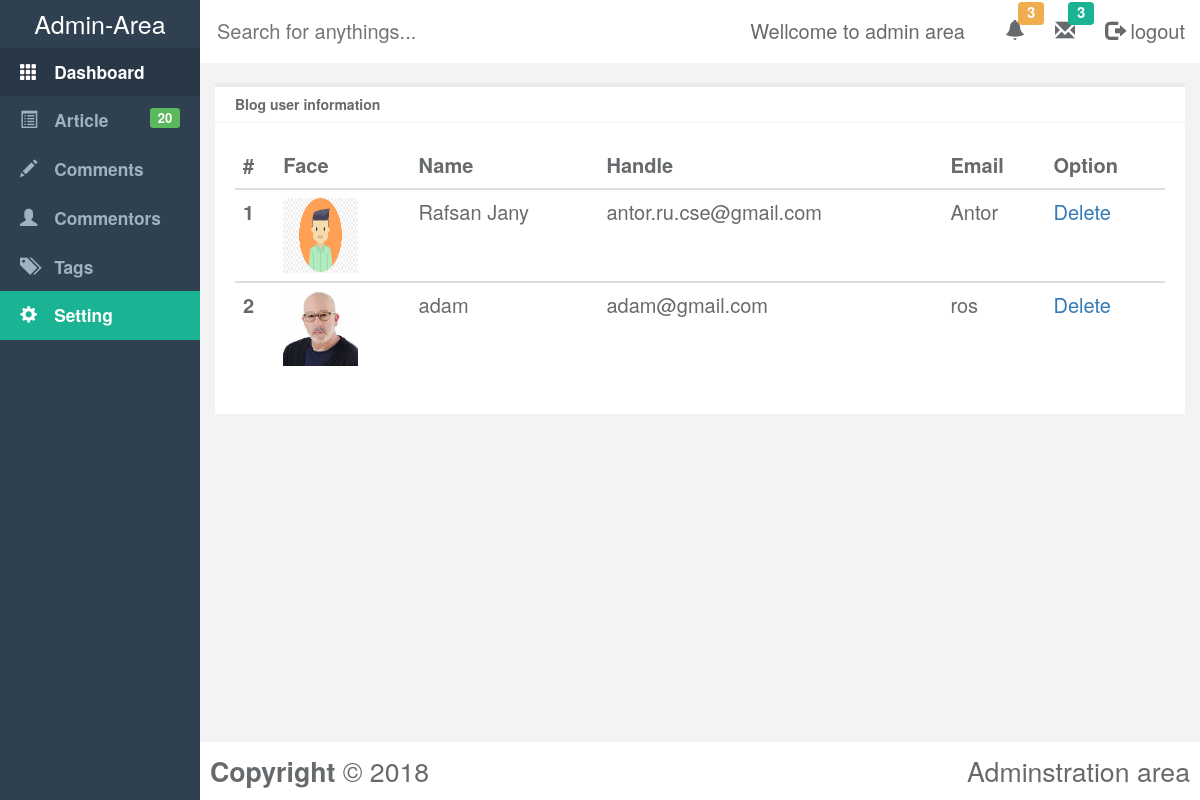
Screenshot of /admin/user.php with the database file from the repository.
### tables this page shows
CREATE TABLE `user` (
  `id` int(11) NOT NULL,
  `name` varchar(255) NOT NULL,
  `username` varchar(255) NOT NULL,
  `image` text NOT NULL,
  `email` varchar(255) NOT NULL,
  `password` varchar(255) NOT NULL
);

### lib/Database.php (called while the page is built, shortened)
<?php
	class Database{
		public $host = DB_HOST;
		public $username = DB_USER;
		public $password = DB_PASS;
		public $db_name = DB_NAME;
		public $link;
		private function connect(){
			$this->link = new mysqli($this->host,$this->username,$this->password,$this->db_name);
		}
		public function select($query){
			$result = $this->link->query($query) or die($this->link->error.__LINE__);
			if($result->num_rows > 0){
				return $result;
			}
			else{
				return false;
			}
		}
	}
?>

### admin/user.php (the view, shortened to what this page needs)
<?php
  include '../lib/Database.php';
  $db = new Database();
  $query = "SELECT * from user";
  $users = $db->select($query);
  $no = 1;
?>
<!DOCTYPE html>
<html lang="en">
<head>
    <link href="../css/bootstrap.css" rel="stylesheet">
    <link rel="stylesheet" type="text/css" href="css/default.css">
  </head>
  <body>
      <div class="container-fluid display-table">
        <div class="row display-table-row">
          <div class="col-md-2 col-sm-1 hidden-xs display-table-cell valign-top" id="side-menu" >
            <h1 class="hidden-xs hidden-sm">Admin-Area</h1>
            <ul>
              <li class="link active">
                <a href="index.php">
                  <span class="glyphicon glyphicon-th" aria-hidden="true"></span>
                  <span class="hidden-xs hidden-sm">Dashboard</span>
                </a>
              </li>
              <li class="link">
                  <a href="#collapse-post" data-toggle="collapse" aria-controls="collapse-post">
                    <span class="glyphicon glyphicon-list-alt" aria-hidder="true"></span>
                    <span class="hidden-xs hidden-sm">Article</span>
                    <span class="label label-success pull-right hidden-sm hidden-xs">20<span>
                  </a>
              </li>
              <li class="link">
                  <a href="#collapse-comment" data-toggle="collapse" aria-controls="collapse-comment">
                    <span class="glyphicon glyphicon-pencil" aria-hidder="true"></span>
                    <span class="hidden-xs hidden-sm">Comments</span>
                  </a>
              </li>
              <li class="link">
                <a href="commentors.html">
                  <span class="glyphicon glyphicon-user" aria-hidden="true"></span>
                  <span class="hidden-xs hidden-sm">Commentors</span>
                </a>
              </li>
              <li class="link">
                <a href="tags.html">
                  <span class="glyphicon glyphicon-tags" aria-hidden="true"></span>
                  <span class="hidden-xs hidden-sm">Tags</span>
                </a>
              </li>
              <li class="link settings-btn">
                <a href="setting.html">
                  <span class="glyphicon glyphicon-cog" aria-hidden="true"></span>
                  <span class="hidden-xs hidden-sm">Setting</span>
                </a>
              </li>
            </ul>
          </div>
          <div class="col-md-10 col-sm-11 display-table-cell valign-top">
             <div class="row">
                <header class="clearfix" id="nav-header">
                  <div class="col-md-5">
                    <input type="text" class="hidden-sm hidden-xs" id="header-search-field" name="" placeholder="Search for anythings...">
                  </div>
                  <div class="col-md-7">
                      <ul class="pull-right">
                        <li id="wellcome" class="hidden-xs">Wellcome to admin area</li>
                        <li class="fixed-width">
                          <a href="#">
                            <span class="glyphicon glyphicon-bell" aria-hidden="true"></span>
                            <span class="label label-warning">3</span>
                          </a>
                        </li>
                        <li class="fixed-width">
                          <a href="#">
                            <span class="glyphicon glyphicon-envelope"></span>
                            <span class="label label-message">3</span>
                          </a>
                        </li>
                        <li>
                          <a href="#" class="logout">
                            <span class="glyphicon glyphicon-log-out"></span>
                            logout
                          </a>
                        </li>
                      </ul>
                  </div>
                </header>
              </div>
<div id=content>
  <header>
   <h2 class="page_title">Blog user information</h2>
  </header>
  <?php if($users): ?>
  <div class="content-inner">
    <table class="table">
        <thead>
          <tr>
            <th scope="col">#</th>
            <th scope="col">Face</th>
            <th scope="col">Name</th>
            <th scope="col">Handle</th>
            <th scope="col">Email</th>
            <th scope="col">Option</th>
          </tr>
        </thead>
        <?php while( $row = $users->fetch_assoc()): ?>
        <tbody>
          <tr>
            <th scope="row"><?php echo $no++; ?></th>
            <td><img src="<?php echo $row['image']; ?>" style="height: 75px; width: 75px;"></td>
            <td><?php echo $row['name']; ?></td>
            <td><?php echo $row['email']; ?></td>
            <td><?php echo $row['username']; ?></td>
            <td><a href="user.php?id=<?php echo $row['id']?>">Delete</a></td>
          </tr>
        </tbody>
      <?php endwhile; ?>
      </table>
   <?php else: ?>
      <p>NO user is registrered .</p>
  <?php endif; ?>
  </div>
</div>
<div class="row">
              <footer id="admin-footer" class="clearfix">
                <div class="pull-left"><b>Copyright </b> &copy;  2018</div>
                <div class="pull-right">Adminstration area</div>
              </footer>
            </div>
        </div>
      </div>
    </div>
</body>
</html>

### admin/css/default.css (style rules this page uses)
html, body { font-family: 'open sars','Helvetica Neue'; background-color: #f3f3f4; color: #676a6c; height:100%; font-size: 15pt; }
#side-menu { background-color: #2f4050; padding: 0px; }
#side-menu h1 { color:white; text-align: center; margin: 10px 0px; font-size: 25px; }
#side-menu ul { list-style: none; margin: 0px; padding: 0px; }
#side-menu a { padding: 12px 20px; text-decoration: none; color: #9fb1c2; font-weight: bold; font-size: 13pt; display: block; }
#side-menu .glyphicon { margin-right: 12px; }
#side-menu .active a { background-color: #293846; color:#fff; }
#side-menu .settings-btn { background-color: #1ab394; }
#side-menu .settings-btn a { color: #fff; }
.display-table { display: table; padding: 0px; height:100%; width: 100%; }
.display-table-row { display: table-row; height:100%; }
.display-table-cell { display: table-cell; float: none; height:100%; }
.valign-top { vertical-align: top; }
#nav-header { background-color: white; padding-bottom: 1px solid #e7eaec; }
#nav-header #header-search-field { padding-top: 17px; vertical-align: center; border: none; width: 300px; outline: none; }
#nav-header ul { margin:0px; padding: 0px; list-style: none; color: #676a6c; }
#nav-header ul li { float: left; margin-left: 15px; padding: 17px 0px; }
#nav-header ul .glyphicon { color : #676a6c; }
.label-message { background-color: #1ab394; }
#nav-header ul a { text-decoration: none; }
#nav-header .logout { color: #676a6c; }
#nav-header #wellcome { margin-right: 25px; }
#nav-header ul .label { position: absolute; margin-top: -15px; margin-left: -7px; }
#nav-header .fixed-width { width: 35px; }
#admin-footer { position: absolute; width: 100%; bottom: 0px; background-color: #fff; padding: 10px; font-size: 20pt; color:#676a6c; }
#content { margin: 20px 0px 20px 0px; background-color: #fff; border-top: 4px #e7eaec solid; }
#content header { border-bottom: 1px #f3f3f4 solid; padding : 10px 0px; }
.page_title { font-size: 14px; font-weight: bold; padding : 0px 0px 0px 20px; margin: 0px; }
.content-inner { padding: 20px; }

### rows the page displays
user: image (picture), name "Rafsan Jany", email "antor.ru.cse@gmail.com", username "Antor"
user: image (picture), name "adam", email "adam@gmail.com", username "ros"
